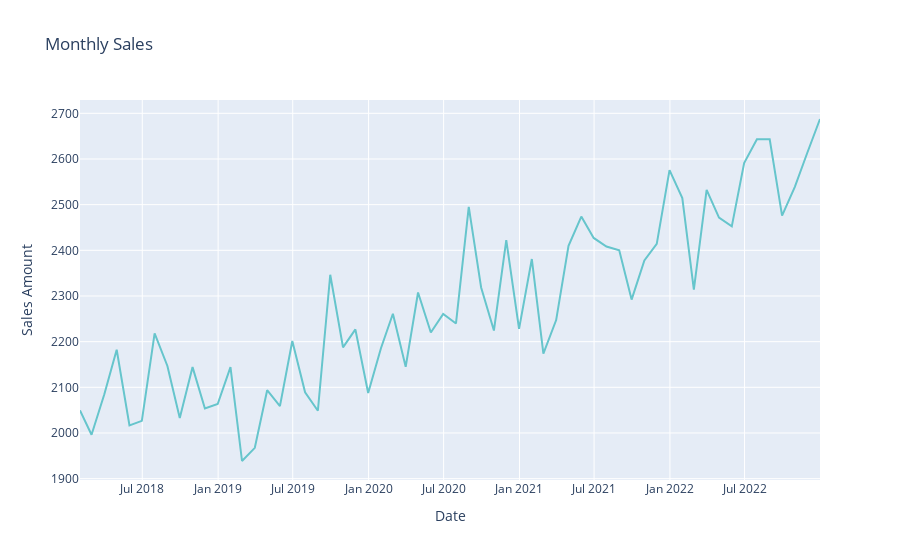
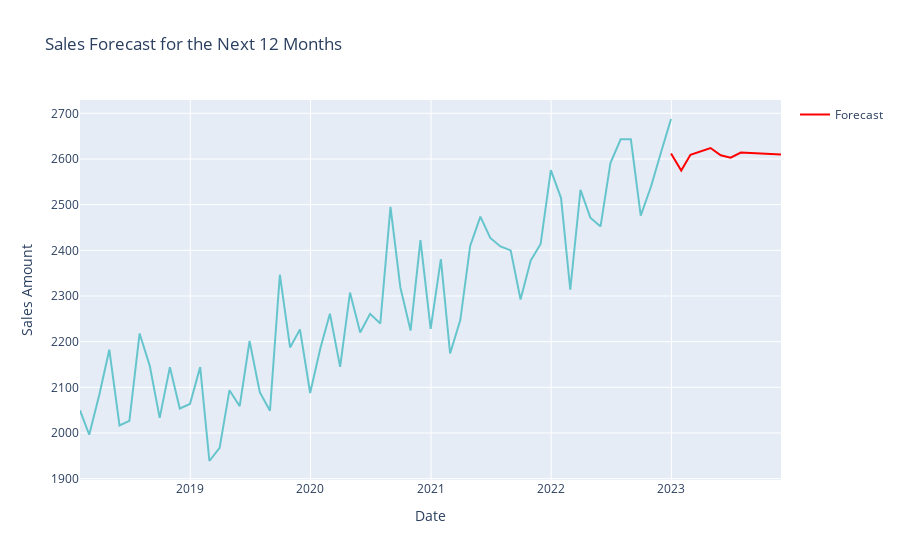

These figures' notebook cell, in order:
### Markdown cell above
# Time Series

The basic object of forecasting is the time series, which is a set of observations recorded over time. In forecasting applications, the observations are typically recorded with a regular frequency, like daily or monthly. In this example sales of a company. The data created represents monthly sales over a period of 5 years (60 months). The time series I'm working with has a slight upward trend, meaning sales are generally increasing over time.

### Sales Data: 
Simulated sales for a business over time.
### Trend: 
A general direction in which the data points (sales) move over time.

## Why Apply the ARIMA Model?
The ARIMA model is widely used for forecasting time series data where patterns, such as trends and seasonality, may exist but are not obvious or deterministic. 
ARIMA helps:
- Capture the trends in the data by using past values (auto-regression, AR).
- Make the data stationary using differencing (the "I" in ARIMA), which removes the trend and makes the data more stable for modeling.
- Predict future values by accounting for both the historical data and moving averages (the MA component).

## ARIMA Breakdown:
### AR (Auto-Regressive) Terms (p): 
This part of the model captures the influence of previous time periods on the current value. For example, if you set p=5, the model will consider the sales values from the last 5 months to predict the next value.
### I (Integrated) Term (d): 
Differencing is used to make the time series stationary, meaning it removes trends so that the data fluctuates around a stable mean. This is important because many statistical models, like ARIMA, work better with stationary data.
### MA (Moving Average) Term (q): 
This term accounts for any relationship between the forecast errors and past observations.

Here ARIMA(5, 1, 0) means that the model is using the past 5 months' sales data, applying 1 level of differencing to make the data stationary, and no moving average component is applied (q=0).

### Code cell
import pandas as pd
import numpy as np
import matplotlib.pyplot as plt
import plotly.express as px
from statsmodels.tsa.arima.model import ARIMA

# Simulate monthly sales data over 5 years (60 months)
np.random.seed(42)
dates = pd.date_range(start='2018-01-01', periods=60, freq='M')
sales = np.random.normal(2000, 100, size=len(dates)) + np.arange(len(dates)) * 10  # Sales with a slight upward trend

# Create a DataFrame
df = pd.DataFrame({'Date': dates, 'Sales': sales})
df.set_index('Date', inplace=True)
print(df.head())

# Plot the sales using Plotly Express with pastel colors
fig = px.line(df, x=df.index, y='Sales', title="Monthly Sales", 
              labels={'Sales': 'Sales Amount'}, line_shape='linear',
              color_discrete_sequence=px.colors.qualitative.Pastel)

fig.show()

# Create ARIMA model
# ARIMA (Auto-Regressive Integrated Moving Average)
model = ARIMA(df['Sales'], order=(5, 1, 0))  

""" 
(p,d,q): p=autoregressive terms, d=differencing, q=moving average
p=5: Autoregressive terms – the sales depend on the values from the previous 5 months.
d=1: Differencing – this ensures stationarity by taking the difference between consecutive values.
q=0: Moving Average – in this case, we are not using a moving average model. 
"""

model_fit = model.fit()

# Forecast for the next 12 months (1 year)
forecast = model_fit.forecast(steps=12)

# Plot historical sales and forecasted sales using Plotly Express
fig_forecast = px.line(df.reset_index(), x='Date', y='Sales', title="Sales Forecast for the Next 12 Months", 
                       labels={'Sales': 'Sales Amount'}, color_discrete_sequence=px.colors.qualitative.Pastel)

# Add the forecasted data to the plot
fig_forecast.add_scatter(x=forecast_index, y=forecast, mode='lines', name='Forecast', line=dict(color='red'))

# Show the plot with historical and forecasted sales
fig_forecast.show()

# Display model summary
print(model_fit.summary())

### Figure 1 — Plotly figure (JSON) as saved in the notebook; plotly's stock layout.template omitted (floating-point values rounded to 4 significant figures)
{"data": [{"hovertemplate": "Date=%{x}<br>Sales Amount=%{y}<extra></extra>", "legendgroup": "", "line": {"color": "rgb(102, 197, 204)", "dash": "solid", "shape": "linear"}, "marker": {"symbol": "circle"}, "mode": "lines", "name": "", "orientation": "v", "showlegend": false, "type": "scatter", "x": ["2018-01-31T00:00:00", "2018-02-28T00:00:00", "2018-03-31T00:00:00", "2018-04-30T00:00:00", "2018-05-31T00:00:00", "2018-06-30T00:00:00", "2018-07-31T00:00:00", "2018-08-31T00:00:00", "2018-09-30T00:00:00", "2018-10-31T00:00:00", "2018-11-30T00:00:00", "2018-12-31T00:00:00", "2019-01-31T00:00:00", "2019-02-28T00:00:00", "2019-03-31T00:00:00", "2019-04-30T00:00:00", "2019-05-31T00:00:00", "2019-06-30T00:00:00", "2019-07-31T00:00:00", "2019-08-31T00:00:00", "2019-09-30T00:00:00", "2019-10-31T00:00:00", "2019-11-30T00:00:00", "2019-12-31T00:00:00", "2020-01-31T00:00:00", "2020-02-29T00:00:00", "2020-03-31T00:00:00", "2020-04-30T00:00:00", "2020-05-31T00:00:00", "2020-06-30T00:00:00", "2020-07-31T00:00:00", "2020-08-31T00:00:00", "2020-09-30T00:00:00", "2020-10-31T00:00:00", "2020-11-30T00:00:00", "2020-12-31T00:00:00", "2021-01-31T00:00:00", "2021-02-28T00:00:00", "2021-03-31T00:00:00", "2021-04-30T00:00:00", "2021-05-31T00:00:00", "2021-06-30T00:00:00", "2021-07-31T00:00:00", "2021-08-31T00:00:00", "2021-09-30T00:00:00", "2021-10-31T00:00:00", "2021-11-30T00:00:00", "2021-12-31T00:00:00", "2022-01-31T00:00:00", "2022-02-28T00:00:00", "2022-03-31T00:00:00", "2022-04-30T00:00:00", "2022-05-31T00:00:00", "2022-06-30T00:00:00", "2022-07-31T00:00:00", "2022-08-31T00:00:00", "2022-09-30T00:00:00", "2022-10-31T00:00:00", "2022-11-30T00:00:00", "2022-12-31T00:00:00"], "xaxis": "x", "y": [2050.0, 1996.0, 2085.0, 2182.0, 2017.0, 2027.0, 2218.0, 2147.0, 2033.0, 2144.0, 2054.0, 2063.0, 2144.0, 1939.0, 1968.0, 2094.0, 2059.0, 2201.0, 2089.0, 2049.0, 2347.0, 2187.0, 2227.0, 2088.0, 2186.0, 2261.0, 2145.0, 2308.0, 2220.0, 2261.0, 2240.0, 2495.0, 2319.0, 2224.0, 2422.0, 2228.0, 2381.0, 2174.0, 2247.0, 2410.0, 2474.0, 2427.0, 2408.0, 2400.0, 2292.0, 2378.0, 2414.0, 2576.0, 2514.0, 2314.0, 2532.0, 2471.0, 2452.0, 2591.0, 2643.0, 2643.0, 2476.0, 2539.0, 2613.0, 2688.0], "yaxis": "y"}], "layout": {"legend": {"tracegroupgap": 0}, "title": {"text": "Monthly Sales"}, "xaxis": {"anchor": "y", "domain": [0, 1], "title": {"text": "Date"}}, "yaxis": {"anchor": "x", "domain": [0, 1], "title": {"text": "Sales Amount"}}}}

### Figure 2 — Plotly figure (JSON) as saved in the notebook; plotly's stock layout.template omitted (floating-point values rounded to 4 significant figures)
{"data": [{"hovertemplate": "Date=%{x}<br>Sales Amount=%{y}<extra></extra>", "legendgroup": "", "line": {"color": "rgb(102, 197, 204)", "dash": "solid"}, "marker": {"symbol": "circle"}, "mode": "lines", "name": "", "orientation": "v", "showlegend": false, "type": "scatter", "x": ["2018-01-31T00:00:00", "2018-02-28T00:00:00", "2018-03-31T00:00:00", "2018-04-30T00:00:00", "2018-05-31T00:00:00", "2018-06-30T00:00:00", "2018-07-31T00:00:00", "2018-08-31T00:00:00", "2018-09-30T00:00:00", "2018-10-31T00:00:00", "2018-11-30T00:00:00", "2018-12-31T00:00:00", "2019-01-31T00:00:00", "2019-02-28T00:00:00", "2019-03-31T00:00:00", "2019-04-30T00:00:00", "2019-05-31T00:00:00", "2019-06-30T00:00:00", "2019-07-31T00:00:00", "2019-08-31T00:00:00", "2019-09-30T00:00:00", "2019-10-31T00:00:00", "2019-11-30T00:00:00", "2019-12-31T00:00:00", "2020-01-31T00:00:00", "2020-02-29T00:00:00", "2020-03-31T00:00:00", "2020-04-30T00:00:00", "2020-05-31T00:00:00", "2020-06-30T00:00:00", "2020-07-31T00:00:00", "2020-08-31T00:00:00", "2020-09-30T00:00:00", "2020-10-31T00:00:00", "2020-11-30T00:00:00", "2020-12-31T00:00:00", "2021-01-31T00:00:00", "2021-02-28T00:00:00", "2021-03-31T00:00:00", "2021-04-30T00:00:00", "2021-05-31T00:00:00", "2021-06-30T00:00:00", "2021-07-31T00:00:00", "2021-08-31T00:00:00", "2021-09-30T00:00:00", "2021-10-31T00:00:00", "2021-11-30T00:00:00", "2021-12-31T00:00:00", "2022-01-31T00:00:00", "2022-02-28T00:00:00", "2022-03-31T00:00:00", "2022-04-30T00:00:00", "2022-05-31T00:00:00", "2022-06-30T00:00:00", "2022-07-31T00:00:00", "2022-08-31T00:00:00", "2022-09-30T00:00:00", "2022-10-31T00:00:00", "2022-11-30T00:00:00", "2022-12-31T00:00:00"], "xaxis": "x", "y": [2050.0, 1996.0, 2085.0, 2182.0, 2017.0, 2027.0, 2218.0, 2147.0, 2033.0, 2144.0, 2054.0, 2063.0, 2144.0, 1939.0, 1968.0, 2094.0, 2059.0, 2201.0, 2089.0, 2049.0, 2347.0, 2187.0, 2227.0, 2088.0, 2186.0, 2261.0, 2145.0, 2308.0, 2220.0, 2261.0, 2240.0, 2495.0, 2319.0, 2224.0, 2422.0, 2228.0, 2381.0, 2174.0, 2247.0, 2410.0, 2474.0, 2427.0, 2408.0, 2400.0, 2292.0, 2378.0, 2414.0, 2576.0, 2514.0, 2314.0, 2532.0, 2471.0, 2452.0, 2591.0, 2643.0, 2643.0, 2476.0, 2539.0, 2613.0, 2688.0], "yaxis": "y"}, {"line": {"color": "red"}, "mode": "lines", "name": "Forecast", "type": "scatter", "x": ["2022-12-31T00:00:00", "2023-01-31T00:00:00", "2023-02-28T00:00:00", "2023-03-31T00:00:00", "2023-04-30T00:00:00", "2023-05-31T00:00:00", "2023-06-30T00:00:00", "2023-07-31T00:00:00", "2023-08-31T00:00:00", "2023-09-30T00:00:00", "2023-10-31T00:00:00", "2023-11-30T00:00:00"], "y": [2612.0, 2575.0, 2609.0, 2618.0, 2624.0, 2608.0, 2603.0, 2614.0, 2613.0, 2613.0, 2610.0, 2610.0]}], "layout": {"legend": {"tracegroupgap": 0}, "title": {"text": "Sales Forecast for the Next 12 Months"}, "xaxis": {"anchor": "y", "domain": [0, 1], "title": {"text": "Date"}}, "yaxis": {"anchor": "x", "domain": [0, 1], "title": {"text": "Sales Amount"}}}}
